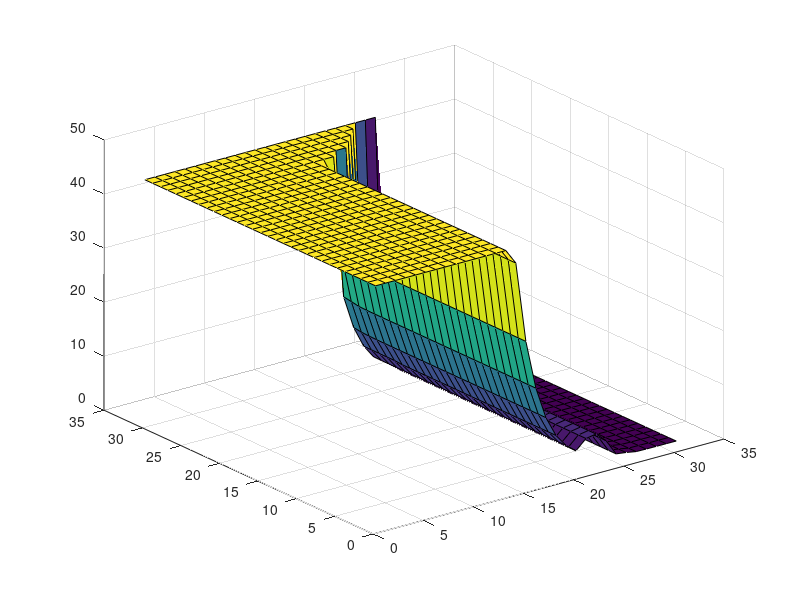

Reproduce this figure in MATLAB. (Note: this script raises an error after producing the figure.)

figure(1);clf;
load('new01290.dat','-ascii');
thiss=new01290;
ss=surf(thiss);
ss.EdgeColor='none';
title('new0');
xlabel('psi2');
ylabel('cs2');
xticks([0 6 12 18 24 31 ]);
yticks([0 6 12 18 24 31 ]);
xticklabels({[  5.00e-08 5.74e-06 6.60e-04 7.58e-02 8.71e+00 1.00e+03 ]});
yticklabels({[  5.00e-15 3.62e-12 2.63e-09 1.90e-06 1.38e-03 1.00e+00 ]});
colorbar;
savefig('new1.fig');
	